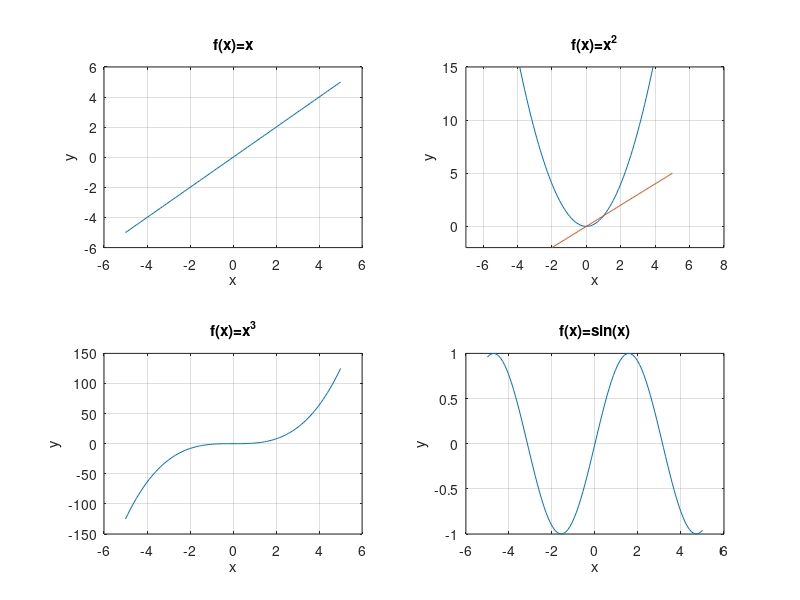

Write MATLAB code to recreate this figure.
%Plotting the elementary functions
clc; clear; close all

%Plot a polynomial
x = linspace(-5,5,100);
y = x;
subplot(2,2,1),plot(x,y)
xlabel('x'),ylabel('y'),grid on,title('f(x)=x')

%x = -5:0.01:5;

y = x.^2;
subplot(2,2,2),plot(x,y); hold on;
y = x;
subplot(2,2,2),plot(x,y)
xlabel('x'),ylabel('y'),grid on,title('f(x)=x^2')
axis([-7 8 -2 15]) % axis([xmin xmax ymin ymax])

y = x.^3;
subplot(2,2,3),plot(x,y)
xlabel('x'),ylabel('y'),grid on,title('f(x)=x^3')

y = sin(x);
subplot(2,2,4),plot(x,y)
xlabel('x'),ylabel('y'),grid on,title('f(x)=sin(x)')
